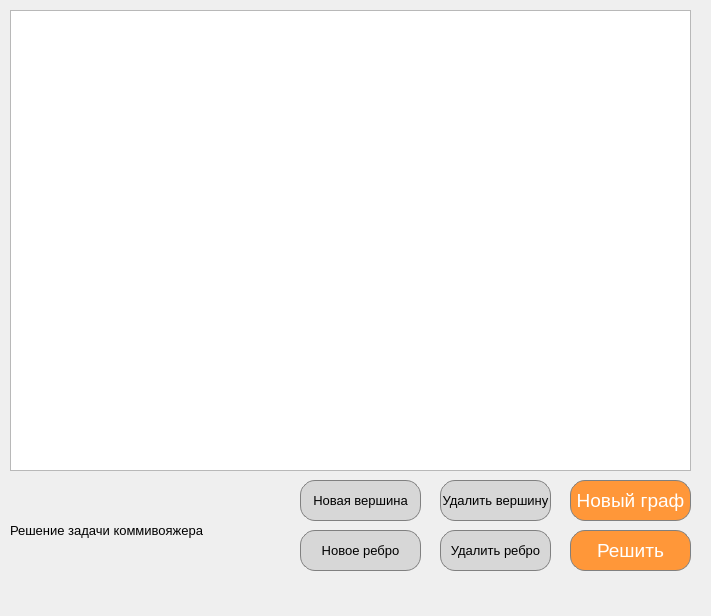
<?xml version="1.0" encoding="UTF-8"?>
<ui version="4.0">
 <class>Graph</class>
 <widget class="QMainWindow" name="Graph">
  <property name="geometry">
   <rect>
    <x>0</x>
    <y>0</y>
    <width>711</width>
    <height>616</height>
   </rect>
  </property>
  <property name="windowTitle">
   <string>Graph</string>
  </property>
  <widget class="QWidget" name="centralwidget">
   <widget class="QGraphicsView" name="graphicsView">
    <property name="geometry">
     <rect>
      <x>10</x>
      <y>10</y>
      <width>681</width>
      <height>461</height>
     </rect>
    </property>
    <property name="sizePolicy">
     <sizepolicy hsizetype="Fixed" vsizetype="Fixed">
      <horstretch>0</horstretch>
      <verstretch>0</verstretch>
     </sizepolicy>
    </property>
    <property name="minimumSize">
     <size>
      <width>0</width>
      <height>0</height>
     </size>
    </property>
   </widget>
   <widget class="QLabel" name="label_komi">
    <property name="geometry">
     <rect>
      <x>10</x>
      <y>480</y>
      <width>381</width>
      <height>101</height>
     </rect>
    </property>
    <property name="font">
     <font>
      <family>Arial</family>
      <pointsize>10</pointsize>
     </font>
    </property>
    <property name="text">
     <string>Решение задачи коммивояжера</string>
    </property>
   </widget>
   <widget class="QPushButton" name="b_komi">
    <property name="geometry">
     <rect>
      <x>570</x>
      <y>530</y>
      <width>121</width>
      <height>41</height>
     </rect>
    </property>
    <property name="font">
     <font>
      <family>Arial</family>
      <pointsize>14</pointsize>
     </font>
    </property>
    <property name="styleSheet">
     <string notr="true">QPushButton {
  background-color: rgb(255, 151, 57);
  color: white; 
  border: 1px solid gray;
  border-radius: 15px;
}

QPushButton:pressed {
    background-color: qlineargradient(x1: 0, y1: 0, x2: 0, y2: 1,
                                      stop: 0 #FF7832, stop: 1 #FF9739);
}</string>
    </property>
    <property name="text">
     <string>Решить</string>
    </property>
   </widget>
   <widget class="QPushButton" name="b_newMatrix">
    <property name="geometry">
     <rect>
      <x>570</x>
      <y>480</y>
      <width>121</width>
      <height>41</height>
     </rect>
    </property>
    <property name="font">
     <font>
      <family>Arial</family>
      <pointsize>14</pointsize>
     </font>
    </property>
    <property name="styleSheet">
     <string notr="true">QPushButton {
  background-color: rgb(255, 151, 57);
  color: white; 
  border: 1px solid gray;
  border-radius: 15px;
}

QPushButton:pressed {
    background-color: qlineargradient(x1: 0, y1: 0, x2: 0, y2: 1,
                                      stop: 0 #FF7832, stop: 1 #FF9739);
}</string>
    </property>
    <property name="text">
     <string>Новый граф</string>
    </property>
   </widget>
   <widget class="QPushButton" name="b_addVert">
    <property name="geometry">
     <rect>
      <x>300</x>
      <y>480</y>
      <width>121</width>
      <height>41</height>
     </rect>
    </property>
    <property name="font">
     <font>
      <pointsize>10</pointsize>
     </font>
    </property>
    <property name="styleSheet">
     <string notr="true">QPushButton {
  background-color: rgb(215, 215, 215);
  border: 1px solid gray;
  border-radius: 15px;
}
QPushButton:pressed {
    background-color: qlineargradient(x1: 0, y1: 0, x2: 0, y2: 1,
                                      stop: 0 #BEBEBE, stop: 1 #D7D7D7);
}</string>
    </property>
    <property name="text">
     <string>Новая вершина</string>
    </property>
   </widget>
   <widget class="QPushButton" name="b_delVert">
    <property name="geometry">
     <rect>
      <x>440</x>
      <y>480</y>
      <width>111</width>
      <height>41</height>
     </rect>
    </property>
    <property name="font">
     <font>
      <pointsize>10</pointsize>
     </font>
    </property>
    <property name="styleSheet">
     <string notr="true">QPushButton {
  background-color: rgb(215, 215, 215);
  border: 1px solid gray;
  border-radius: 15px;
}
QPushButton:pressed {
    background-color: qlineargradient(x1: 0, y1: 0, x2: 0, y2: 1,
                                      stop: 0 #BEBEBE, stop: 1 #D7D7D7);
}</string>
    </property>
    <property name="text">
     <string>Удалить вершину</string>
    </property>
   </widget>
   <widget class="QPushButton" name="b_addEdge">
    <property name="geometry">
     <rect>
      <x>300</x>
      <y>530</y>
      <width>121</width>
      <height>41</height>
     </rect>
    </property>
    <property name="font">
     <font>
      <pointsize>10</pointsize>
     </font>
    </property>
    <property name="styleSheet">
     <string notr="true">QPushButton {
  background-color: rgb(215, 215, 215);
  border: 1px solid gray;
  border-radius: 15px;
}
QPushButton:pressed {
    background-color: qlineargradient(x1: 0, y1: 0, x2: 0, y2: 1,
                                      stop: 0 #BEBEBE, stop: 1 #D7D7D7);
}</string>
    </property>
    <property name="text">
     <string>Новое ребро</string>
    </property>
   </widget>
   <widget class="QPushButton" name="b_delEdge">
    <property name="geometry">
     <rect>
      <x>440</x>
      <y>530</y>
      <width>111</width>
      <height>41</height>
     </rect>
    </property>
    <property name="font">
     <font>
      <pointsize>10</pointsize>
     </font>
    </property>
    <property name="styleSheet">
     <string notr="true">QPushButton {
  background-color: rgb(215, 215, 215);
  border: 1px solid gray;
  border-radius: 15px;
}
QPushButton:pressed {
    background-color: qlineargradient(x1: 0, y1: 0, x2: 0, y2: 1,
                                      stop: 0 #BEBEBE, stop: 1 #D7D7D7);
}</string>
    </property>
    <property name="text">
     <string>Удалить ребро</string>
    </property>
   </widget>
  </widget>
  <widget class="QMenuBar" name="menubar">
   <property name="geometry">
    <rect>
     <x>0</x>
     <y>0</y>
     <width>711</width>
     <height>20</height>
    </rect>
   </property>
  </widget>
 </widget>
 <resources/>
 <connections/>
</ui>
